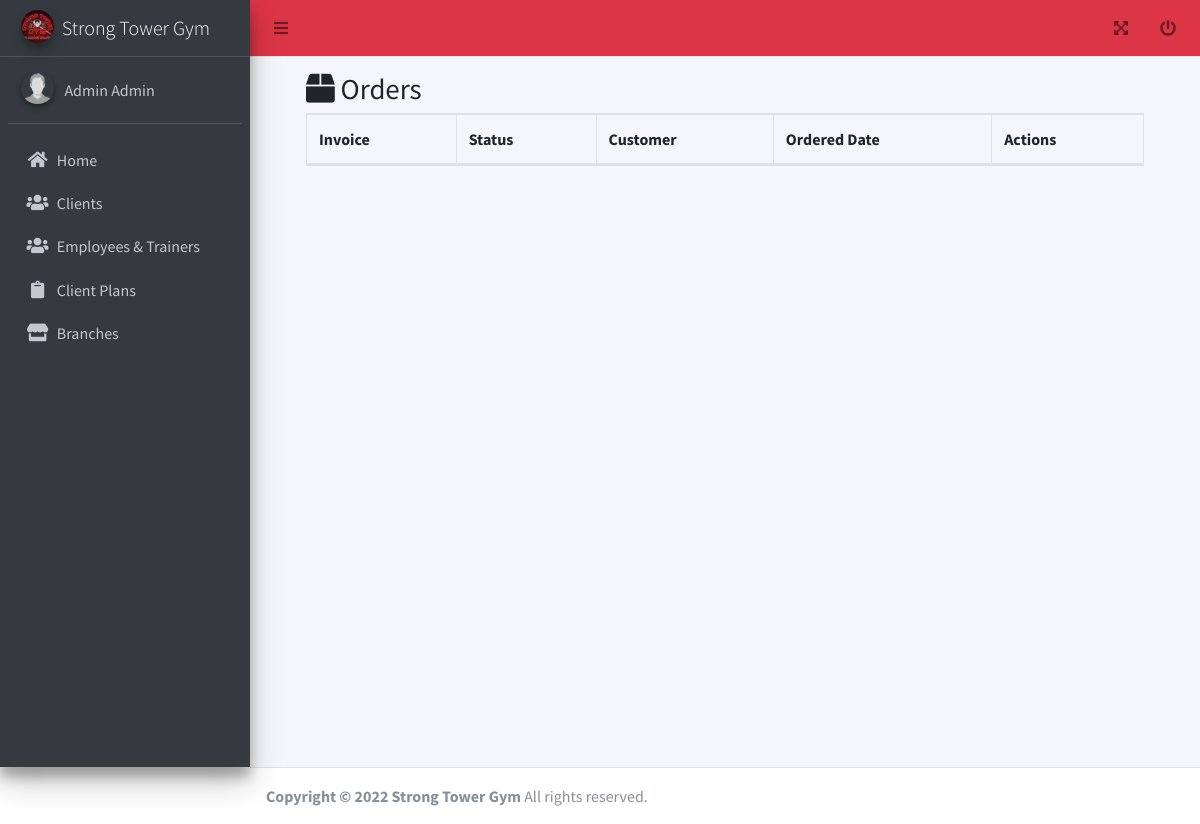
/admin/orders.php (signed in), run on an earlier commit of the app's database.
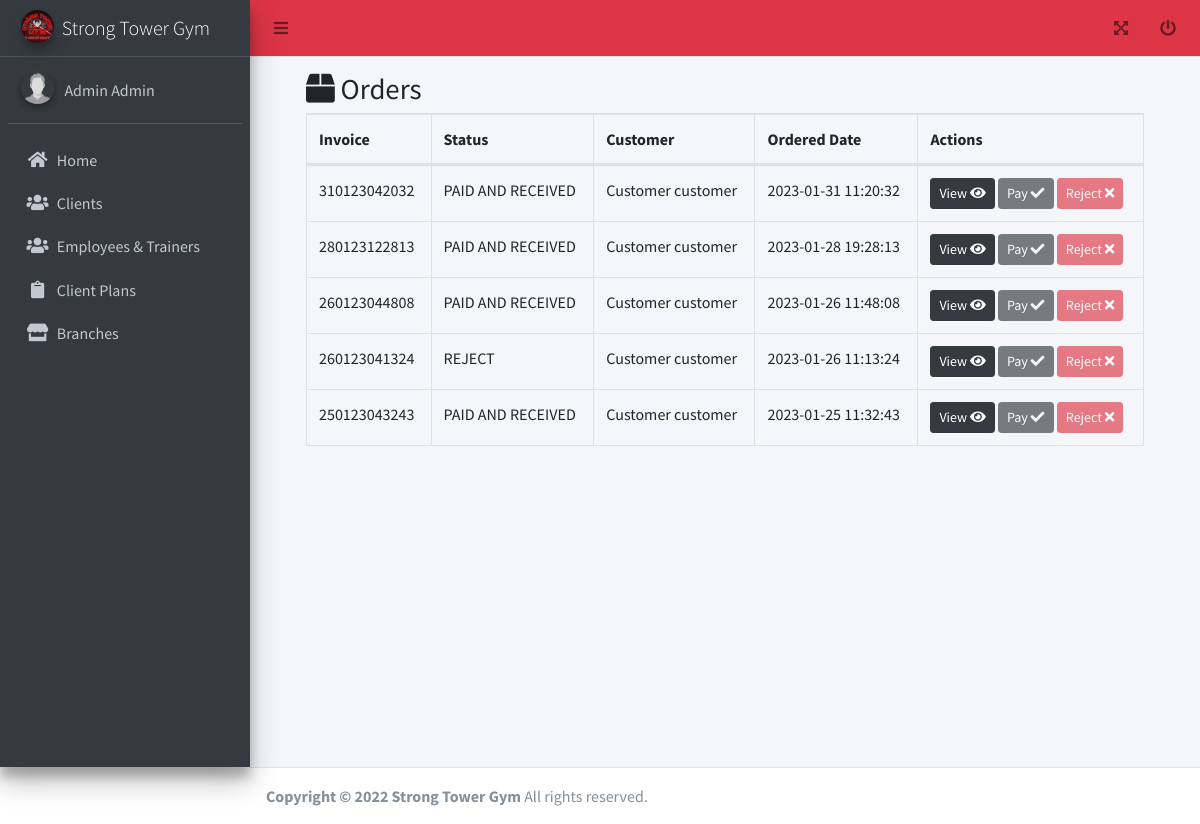
And on a later commit of the database.
### tables this page shows
CREATE TABLE `tbl_invoice` (
  `id` int(11) NOT NULL AUTO_INCREMENT,
  `invoice` varchar(255) DEFAULT NULL,
  `status_id` int(11) DEFAULT NULL,
  `customer_id` int(11) DEFAULT NULL,
  `member_id` int(11) DEFAULT NULL,
  `created_date` datetime DEFAULT current_timestamp(),
  PRIMARY KEY (`id`)
);

CREATE TABLE `tbl_status` (
  `id` int(11) NOT NULL AUTO_INCREMENT,
  `name` varchar(100) DEFAULT NULL,
  `created_date` datetime DEFAULT current_timestamp(),
  `updated_date` datetime DEFAULT current_timestamp(),
  `deleted_flag` tinyint(4) DEFAULT 0,
  PRIMARY KEY (`id`)
);

### functions.php (called while the page is built, shortened)
<?php
function get_list($sql)
{
  $data = array();
  $result = mysqli_query($_SESSION['conn'], $sql);
  while ($row = mysqli_fetch_assoc($result)) {
    $data[] = $row;
  }
  return $data;
}

### admin/orders.php (the view, shortened to what this page needs)
<?php include('header.php'); ?>
<link rel="stylesheet" href="../adminlte/plugins/datatables-bs4/css/dataTables.bootstrap4.min.css">
<link rel="stylesheet" href="../adminlte/plugins/datatables-responsive/css/responsive.bootstrap4.min.css">
<link rel="stylesheet" href="../adminlte/plugins/datatables-buttons/css/buttons.bootstrap4.min.css">
<div>
  <div class="content-wrapper">
    <div class="content-header">
      <div class="container-fluid" id="content">
        <div class="row mb-2">
          <div class="col-sm-12">
            <h1 class="m-0"><i class="fa fa-box"></i> Orders</h1>
          </div>
          <div class="col-sm-12">
            <table id="example2" class="table table-bordered table-hover dataTable dtr-inline" aria-describedby="example2_info">
              <thead>
                <tr>
                  <th>Invoice</th>
                  <th>Status</th>
                  <th>Customer</th>
                  <th>Ordered Date</th>
                  <th>Actions</th>
                </tr>
              </thead>
              <tbody>
                <?php foreach (get_list("select i.*,s.name,concat(ui.first_name,' ',ui.last_name) as customer,b.name as branch from tbl_invoice i inner join tbl_status s on s.id = i.status_id inner join tbl_user_info  ui on ui.id = i.customer_id  inner join tbl_user u on u.id = i.customer_id  inner join tbl_branch b on b.id = u.branch_id where i.status_id <> 1 order by i.created_date desc") as $res) { ?>
                  <tr>
                    <td><?php echo ucfirst($res['invoice']); ?></td>
                    <td><?php echo ucfirst($res['name']); ?></td>
                    <td><?php echo ucfirst($res['customer']); ?></td>
                    <td><?php echo ucfirst($res['created_date']); ?></td>
                    <td>
                      <form method="post" onsubmit="return confirm('Are You Sure?');">
                        <a href="view_order.php?id=<?= $res['id']; ?>" class="btn btn-sm btn-dark"> View <i class="fa fa-eye"></i> </a>
                        <button type="submit" class="btn btn-sm btn-dark btn-edit" name="pay" value="<?php echo $res['id']; ?>" <?= ($res['status_id'] != 2) ? 'disabled' : "" ?>> Pay <i class="fa fa-check"></i> </button>
                        <button type="submit" class="btn btn-sm btn-danger" name="reject" value="<?php echo $res['id']; ?>" <?= ($res['status_id'] != 2) ? 'disabled' : "" ?>> Reject <i class="fa fa-times"></i> </button>
                      </form>
                    </td>
                  </tr>
                <?php } ?>
              </tbody>
            </table>
          </div>
        </div>
      </div>
    </div>
  </div>
</div>
</div>
<?php include('footer.php'); ?>

What changed in the data, as far as the page shows it:
added tbl_invoice: invoice "310123042032", status.name "PAID AND RECEIVED", customer "Customer customer", created_date "2023-01-31 11:20:32"
added tbl_invoice: invoice "280123122813", status.name "PAID AND RECEIVED", customer "Customer customer", created_date "2023-01-28 19:28:13"
added tbl_invoice: invoice "260123044808", status.name "PAID AND RECEIVED", customer "Customer customer", created_date "2023-01-26 11:48:08"
now on this page (row edited): tbl_invoice: invoice "260123041324", status.name "REJECT", customer "Customer customer", created_date "2023-01-26 11:13:24"
now on this page (row edited): tbl_invoice: invoice "250123043243", status.name "PAID AND RECEIVED", customer "Customer customer", created_date "2023-01-25 11:32:43"
